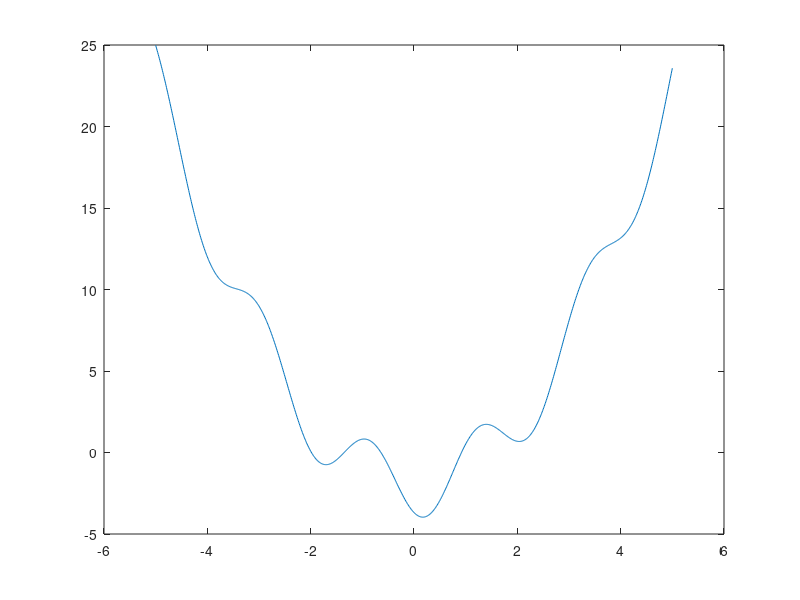

This chart was generated by the following MATLAB code:

function [] = upg2a ()
    f = @(x) x.^2 - 2*sin(3*x+1) - 2;
    %{
    Genom test av stort intervall på x ser vi att 
    funktionen är strängt växande och endast har
    nollställen för små x
    %}
    x = -5:0.01:5;
    
    %{
    Genom att titta på grafen ser vi att alla 
    4 nollpunkter för f(x) befinner sig mellan 
    x=-3 och x=1
    %}
    
    plot(x, f(x))



